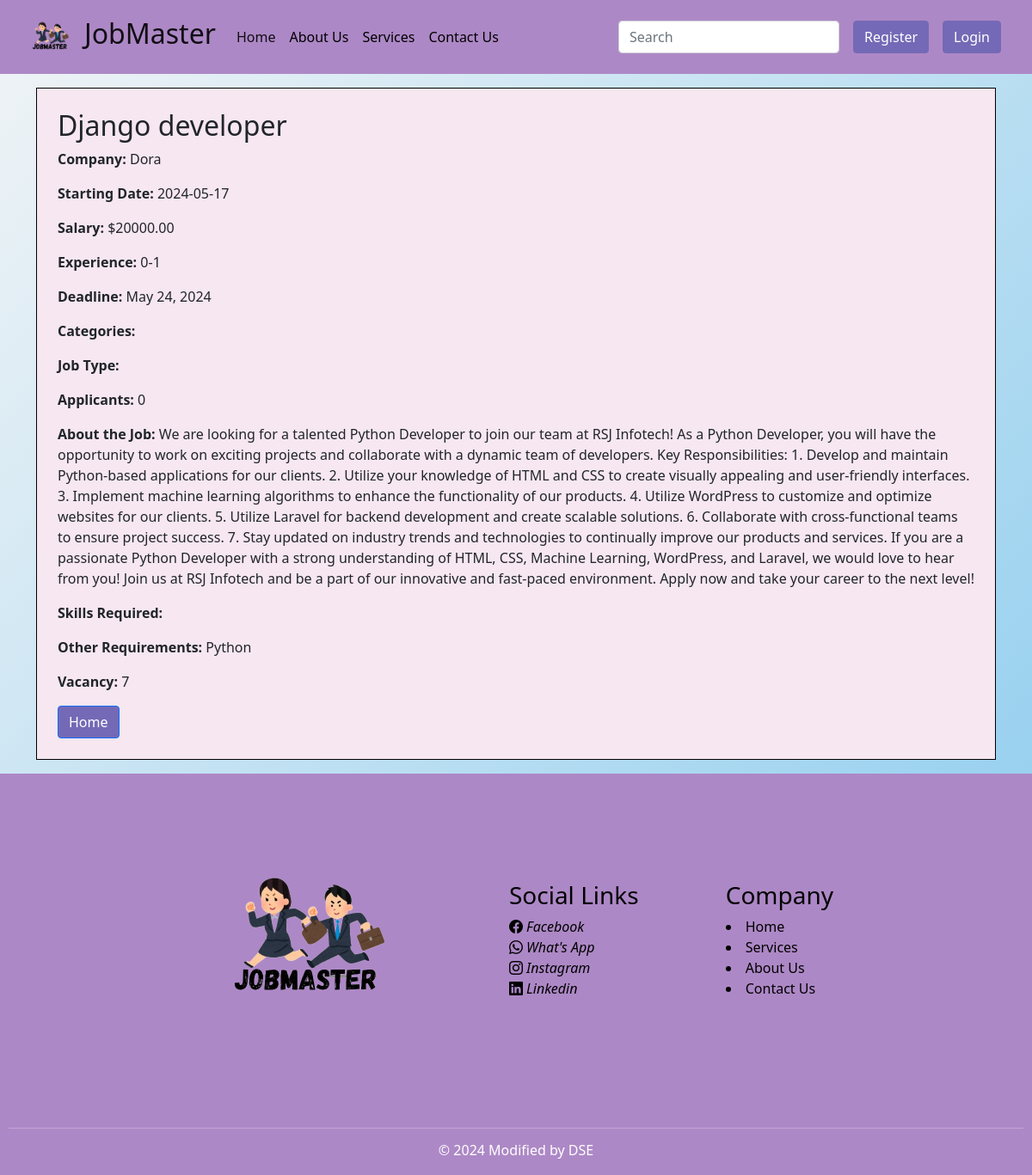
/job/job_details/3/, run on an earlier commit of the app's database.
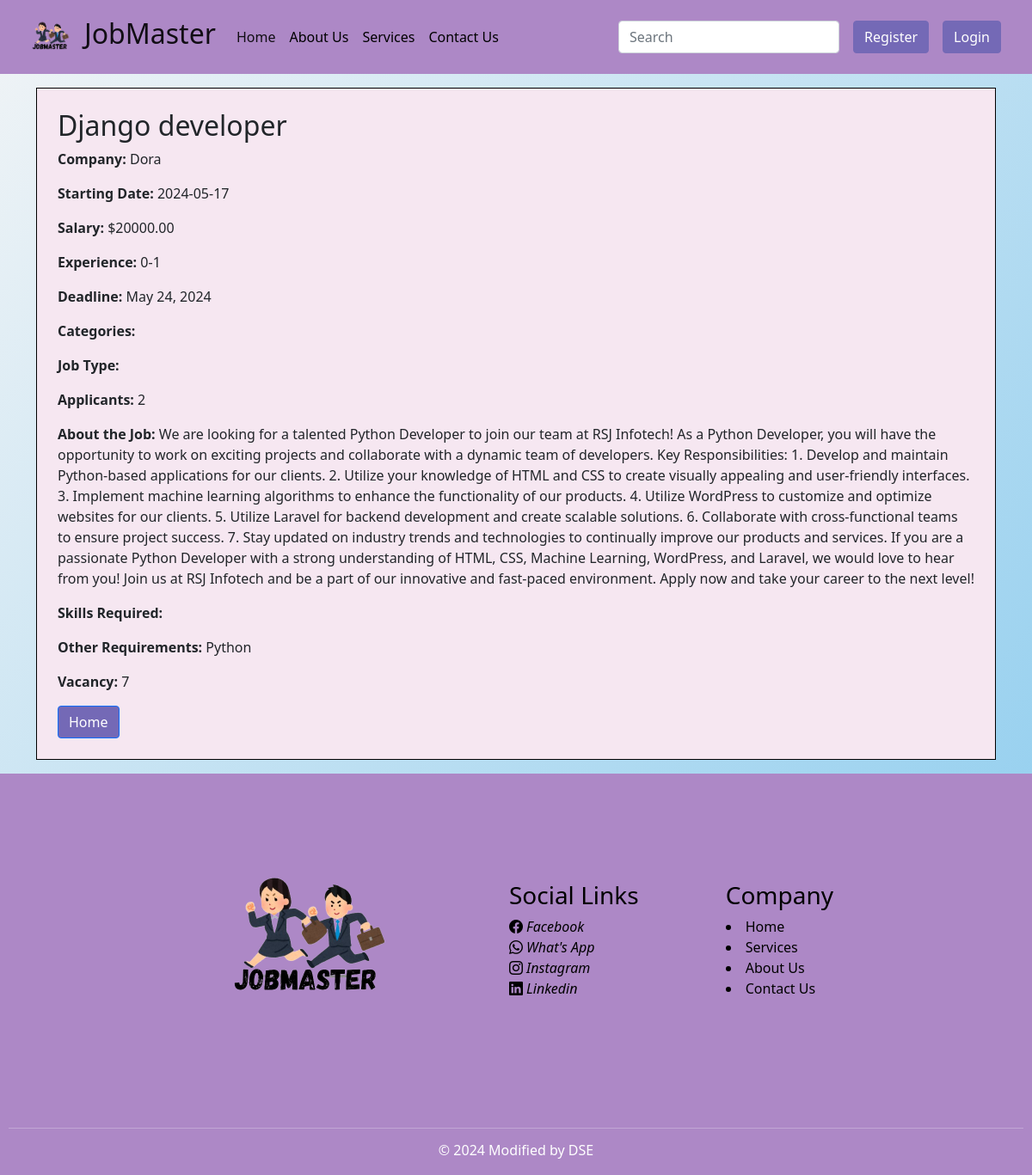
And on a later commit of the database.
### job/models.py (models this page shows, shortened)
class JobDetails(models.Model):
    title = models.CharField(max_length=100)
    user = models.ForeignKey(User, on_delete = models.CASCADE)
    company_name = models.CharField(max_length=100)
    work_type = models.ManyToManyField(JobType)
    category = models.ManyToManyField(Category)
    starting_date = models.CharField(max_length=100)
    salary = models.DecimalField(max_digits=12, decimal_places=2)
    experience = models.CharField(max_length=50)
    deadline = models.DateField()
    post_date = models.DateField(auto_now_add=True)
    applicants = models.IntegerField(default=0)
    job_about = models.TextField()
    skills = models.ManyToManyField(Skill)
    other_req = models.TextField()
    vacancy = models.IntegerField()

### job/views.py (the view)
# urls.py: path('job_details/<int:job_id>/', views.job_detail, name='job_details'),
def job_detail(request, job_id):
    job = JobDetails.objects.get(pk=job_id)
    return render(request, 'job_details.html', {'job': job})

### job/templates/job_details.html (shortened to what this page needs)
{% extends "base.html" %}
{% block content %}
<main>
<div class="container mt-3">
    <div class="row">
        <div class="col-md-12">
            <div class="job-details-box p-4" style='background-color: #f6e7f1'>
                <h2>{{ job.title }}</h2>
                <p><strong>Company:</strong> {{ job.company_name }}</p>
                <p><strong>Starting Date:</strong> {{ job.starting_date }}</p>
                <p><strong>Salary:</strong> ${{ job.salary }}</p>
                <p><strong>Experience:</strong> {{ job.experience }}</p>
                <p><strong>Deadline:</strong> {{ job.deadline }}</p>
                <p><strong>Categories:</strong>
                </p>
                <p><strong>Job Type:</strong>
                </p>
                <p><strong>Applicants:</strong> {{ job.applicants }}</p>
                <p><strong>About the Job:</strong> {{ job.job_about }}</p>
                <p><strong>Skills Required:</strong>
                </p>
                <p><strong>Other Requirements:</strong> {{ job.other_req }}</p>
                <p><strong>Vacancy:</strong> {{ job.vacancy }}</p>
                <div class="job-buttons">
                    <a class="btn btn-primary btn-details" style='background-color: #7469B6;' href="{% url 'home'%}">Home</a>
                </div>
            </div>
        </div>
    </div>
</div>
</main>
{% endblock %}

What changed in the data, as far as the page shows it:
changed JobDetails "Django developer": applicants "0" → "2"
